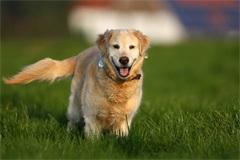
%> input picture ps0_matlab_Haoyang_Zeng/input/ps0-1-a-1.png, 240 x 160 px
$ octave ps0_4_a.m   (GNU Octave 9; MATLAB toolbox functions it lacks are replaced by stand-ins)
%> lines starting %> are read from the running program, lines starting %| are printed output that depends on the picture
F1 = imread('ps0-1-a-1.png');
%> F1 is the input picture: size 160x240x3 uint8; mean R, G, B 95.6, 95.9, 52.4
F1(:,:,1) = 0;
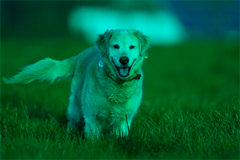
%> F1: size 160x240x3 uint8; mean R, G, B 0, 95.9, 52.4
F1(:,:,3) = 0;
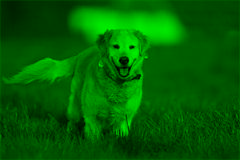
%> F1: size 160x240x3 uint8; mean R, G, B 0, 95.9, 0
%subplot(2,1,1), imshow(F1), title('img1_green');
%subplot(2,1,2),
imhist(F1,256), axis tight, title('histogram');
%> after `title('histogram')`:
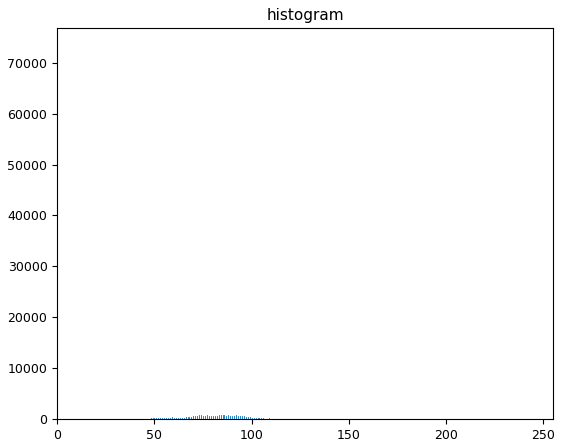
%> figure redrawn from the program's plot data; highest point at x = 0, y = 76804

$ run again, with ps0_matlab_Haoyang_Zeng/input/ps0-1-a-2.png copied over ps0_matlab_Haoyang_Zeng/input/ps0-1-a-1.png
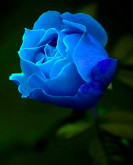
%> input picture ps0_matlab_Haoyang_Zeng/input/ps0-1-a-2.png, 133 x 165 px
%> F1 is the input picture: size 165x133x3 uint8; mean R, G, B 6.1, 47.1, 66.7
%> `F1(:,:,3) = 0;`:
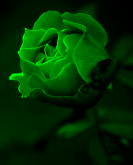
%> F1: size 165x133x3 uint8; mean R, G, B 0, 47.1, 0
%> `title('histogram')`:
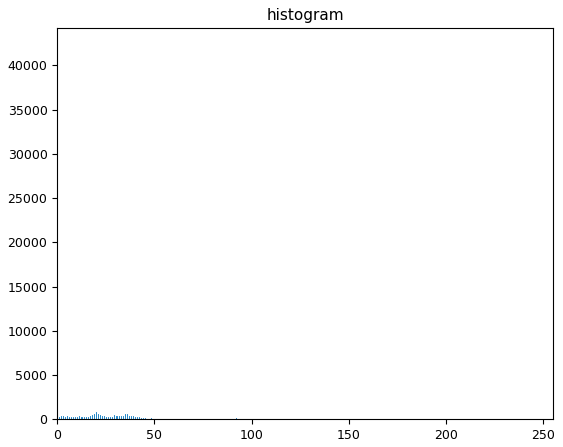
%> figure redrawn from the program's plot data; highest point at x = 0, y = 44234

$ run again, with ps0_matlab_Haoyang_Zeng/input/im1.jpg saved as ps0_matlab_Haoyang_Zeng/input/ps0-1-a-1.png
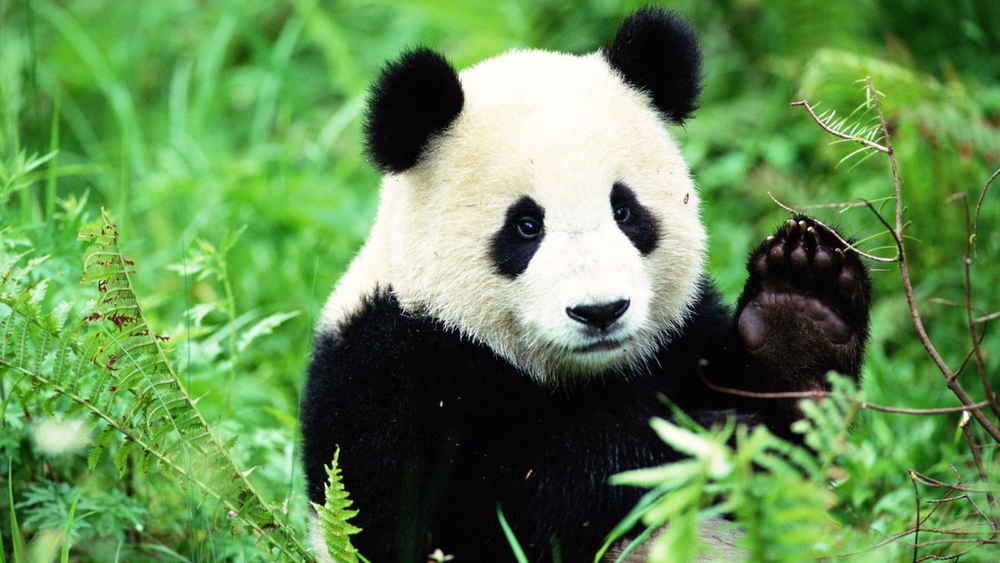
%> input picture ps0_matlab_Haoyang_Zeng/input/im1.jpg, 1000 x 563 px, shrunk from 1400 x 788 before the run
%> F1 is the input picture: size 563x1000x3 uint8; mean R, G, B 98.2, 139.5, 81.5
%> `F1(:,:,3) = 0;`:
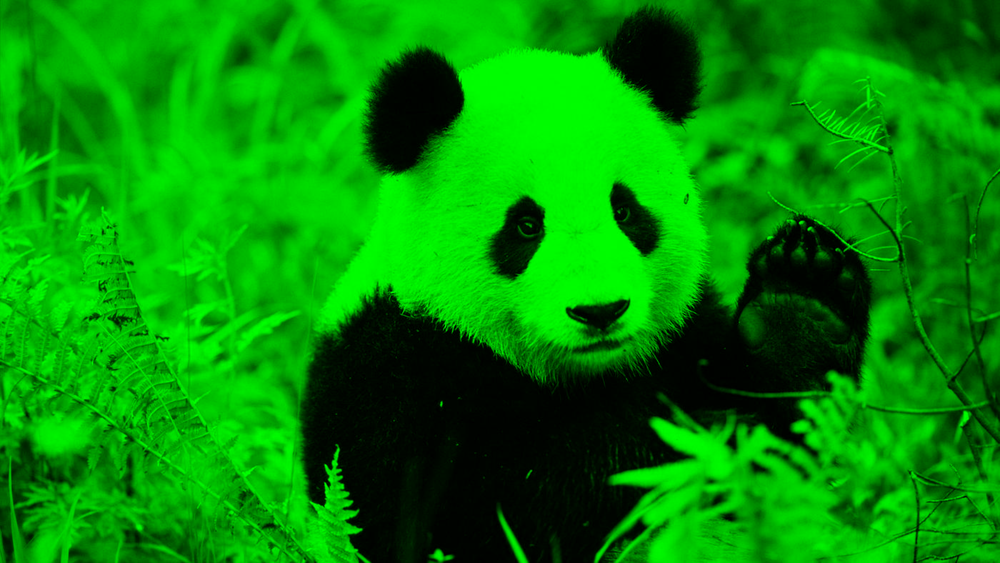
%> F1: size 563x1000x3 uint8; mean R, G, B 0, 139.5, 0
%> `title('histogram')`:
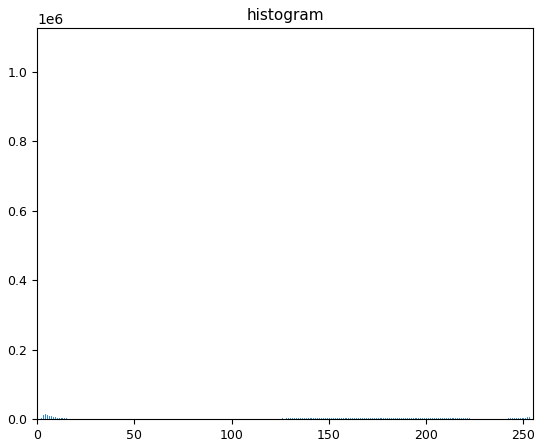
%> figure redrawn from the program's plot data; highest point at x = 0, y = 1126217
